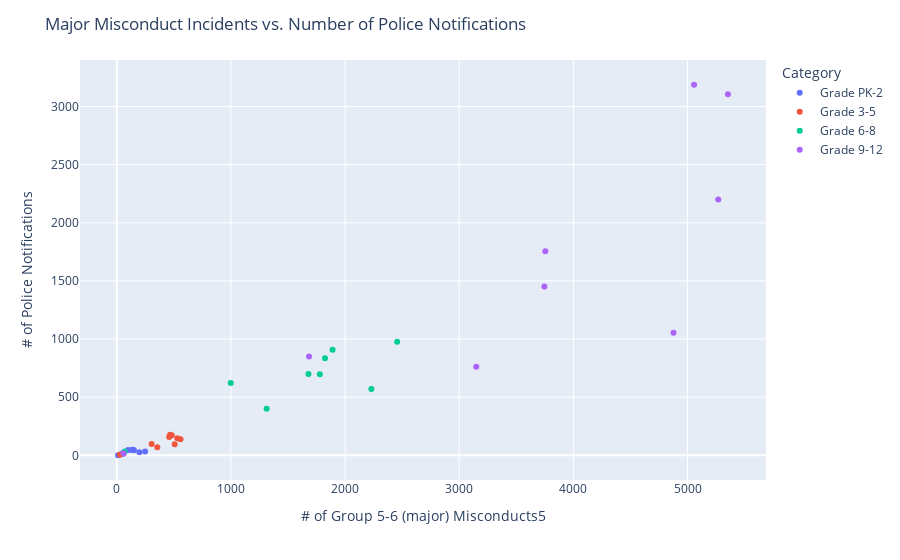

Notebook cell for this chart:
### Code cell
# Scatterplot for major incidents vs police notifications
fig = px.scatter(
    DLMLF1322,
    x = '# of Group 5-6 (major) Misconducts5',
    y = '# of Police Notifications',
    color = 'Category'
)

fig.update_layout(title = 'Major Misconduct Incidents vs. Number of Police Notifications')
fig.show()

### Figure 1 — Plotly figure (JSON) as saved in the notebook; plotly's stock layout.template omitted (floating-point values rounded to 4 significant figures)
{"data": [{"hovertemplate": "Category=Grade PK-2<br># of Group 5-6 (major) Misconducts5=%{x}<br># of Police Notifications=%{y}<extra></extra>", "legendgroup": "Grade PK-2", "marker": {"color": "#636efa", "symbol": "circle"}, "mode": "markers", "name": "Grade PK-2", "orientation": "v", "showlegend": true, "type": "scatter", "x": [248, 141, 150, 131, 98, 198, 45, 11, 59], "xaxis": "x", "y": [33, 48, 43, 46, 47, 26, 17, 1, 14], "yaxis": "y"}, {"hovertemplate": "Category=Grade 3-5<br># of Group 5-6 (major) Misconducts5=%{x}<br># of Police Notifications=%{y}<extra></extra>", "legendgroup": "Grade 3-5", "marker": {"color": "#EF553B", "symbol": "circle"}, "mode": "markers", "name": "Grade 3-5", "orientation": "v", "showlegend": true, "type": "scatter", "x": [558, 530, 481, 467, 459, 507, 305, 27, 355], "xaxis": "x", "y": [139, 147, 173, 177, 157, 95, 97, 5, 69], "yaxis": "y"}, {"hovertemplate": "Category=Grade 6-8<br># of Group 5-6 (major) Misconducts5=%{x}<br># of Police Notifications=%{y}<extra></extra>", "legendgroup": "Grade 6-8", "marker": {"color": "#00cc96", "symbol": "circle"}, "mode": "markers", "name": "Grade 6-8", "orientation": "v", "showlegend": true, "type": "scatter", "x": [2456, 1890, 1824, 1679, 1779, 2230, 998, 69, 1313], "xaxis": "x", "y": [976, 908, 835, 700, 697, 571, 622, 33, 401], "yaxis": "y"}, {"hovertemplate": "Category=Grade 9-12<br># of Group 5-6 (major) Misconducts5=%{x}<br># of Police Notifications=%{y}<extra></extra>", "legendgroup": "Grade 9-12", "marker": {"color": "#ab63fa", "symbol": "circle"}, "mode": "markers", "name": "Grade 9-12", "orientation": "v", "showlegend": true, "type": "scatter", "x": [5057, 5354, 5269, 3754, 3746, 4877, 1684, 59, 3149], "xaxis": "x", "y": [3187, 3106, 2201, 1755, 1453, 1054, 850, 18, 761], "yaxis": "y"}], "layout": {"legend": {"title": {"text": "Category"}, "tracegroupgap": 0}, "margin": {"t": 60}, "title": {"text": "Major Misconduct Incidents vs. Number of Police Notifications"}, "xaxis": {"anchor": "y", "domain": [0, 1], "title": {"text": "# of Group 5-6 (major) Misconducts5"}}, "yaxis": {"anchor": "x", "domain": [0, 1], "title": {"text": "# of Police Notifications"}}}}
